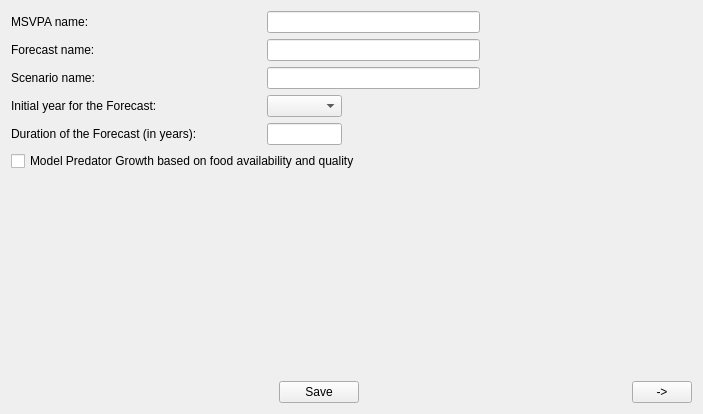
<?xml version="1.0" encoding="UTF-8"?>
<ui version="4.0">
 <class>Forecast_Tab1</class>
 <widget class="QWidget" name="Forecast_Tab1">
  <property name="geometry">
   <rect>
    <x>0</x>
    <y>0</y>
    <width>703</width>
    <height>414</height>
   </rect>
  </property>
  <property name="windowTitle">
   <string>Form</string>
  </property>
  <layout class="QVBoxLayout" name="verticalLayout">
   <item>
    <layout class="QHBoxLayout" name="horizontalLayout_52">
     <item>
      <widget class="QLabel" name="Forecast_Tab1_MsvpaNameLBL">
       <property name="sizePolicy">
        <sizepolicy hsizetype="Fixed" vsizetype="Preferred">
         <horstretch>0</horstretch>
         <verstretch>0</verstretch>
        </sizepolicy>
       </property>
       <property name="minimumSize">
        <size>
         <width>250</width>
         <height>0</height>
        </size>
       </property>
       <property name="maximumSize">
        <size>
         <width>300</width>
         <height>16777215</height>
        </size>
       </property>
       <property name="text">
        <string>MSVPA name:</string>
       </property>
      </widget>
     </item>
     <item>
      <widget class="QLineEdit" name="Forecast_Tab1_MsvpaNameLE">
       <property name="toolTip">
        <string>Select an MSVPA configuration from the MSVPA List</string>
       </property>
       <property name="statusTip">
        <string>Select an MSVPA configuration from the MSVPA List</string>
       </property>
      </widget>
     </item>
     <item>
      <spacer name="horizontalSpacer_37">
       <property name="orientation">
        <enum>Qt::Horizontal</enum>
       </property>
       <property name="sizeHint" stdset="0">
        <size>
         <width>40</width>
         <height>20</height>
        </size>
       </property>
      </spacer>
     </item>
    </layout>
   </item>
   <item>
    <layout class="QHBoxLayout" name="horizontalLayout_47">
     <item>
      <widget class="QLabel" name="Forecast_Tab1_ForecastNameLBL">
       <property name="sizePolicy">
        <sizepolicy hsizetype="Fixed" vsizetype="Preferred">
         <horstretch>0</horstretch>
         <verstretch>0</verstretch>
        </sizepolicy>
       </property>
       <property name="minimumSize">
        <size>
         <width>250</width>
         <height>0</height>
        </size>
       </property>
       <property name="maximumSize">
        <size>
         <width>300</width>
         <height>16777215</height>
        </size>
       </property>
       <property name="text">
        <string>Forecast name:</string>
       </property>
      </widget>
     </item>
     <item>
      <widget class="QLineEdit" name="Forecast_Tab1_ForecastNameLE">
       <property name="toolTip">
        <string>Select a Forecast from the Forecast List</string>
       </property>
       <property name="statusTip">
        <string>Select a Forecast from the Forecast List</string>
       </property>
       <property name="readOnly">
        <bool>false</bool>
       </property>
      </widget>
     </item>
     <item>
      <spacer name="horizontalSpacer_63">
       <property name="orientation">
        <enum>Qt::Horizontal</enum>
       </property>
       <property name="sizeHint" stdset="0">
        <size>
         <width>40</width>
         <height>20</height>
        </size>
       </property>
      </spacer>
     </item>
    </layout>
   </item>
   <item>
    <layout class="QHBoxLayout" name="horizontalLayout_48">
     <item>
      <widget class="QLabel" name="Forecast_Tab1_ScenarioNameLBL">
       <property name="sizePolicy">
        <sizepolicy hsizetype="Fixed" vsizetype="Preferred">
         <horstretch>0</horstretch>
         <verstretch>0</verstretch>
        </sizepolicy>
       </property>
       <property name="minimumSize">
        <size>
         <width>250</width>
         <height>0</height>
        </size>
       </property>
       <property name="maximumSize">
        <size>
         <width>300</width>
         <height>16777215</height>
        </size>
       </property>
       <property name="text">
        <string>Scenario name:</string>
       </property>
      </widget>
     </item>
     <item>
      <widget class="QLineEdit" name="Forecast_Tab1_ScenarioNameLE">
       <property name="toolTip">
        <string>Enter the name of the Scenario</string>
       </property>
       <property name="statusTip">
        <string>Enter the name of the Scenario</string>
       </property>
      </widget>
     </item>
     <item>
      <spacer name="horizontalSpacer_64">
       <property name="orientation">
        <enum>Qt::Horizontal</enum>
       </property>
       <property name="sizeHint" stdset="0">
        <size>
         <width>40</width>
         <height>20</height>
        </size>
       </property>
      </spacer>
     </item>
    </layout>
   </item>
   <item>
    <layout class="QHBoxLayout" name="horizontalLayout_50">
     <item>
      <widget class="QLabel" name="Forecast_Tab1_InitialYearLBL">
       <property name="sizePolicy">
        <sizepolicy hsizetype="Fixed" vsizetype="Preferred">
         <horstretch>0</horstretch>
         <verstretch>0</verstretch>
        </sizepolicy>
       </property>
       <property name="minimumSize">
        <size>
         <width>250</width>
         <height>0</height>
        </size>
       </property>
       <property name="maximumSize">
        <size>
         <width>250</width>
         <height>16777215</height>
        </size>
       </property>
       <property name="text">
        <string>Initial year for the Forecast:</string>
       </property>
      </widget>
     </item>
     <item>
      <widget class="QComboBox" name="Forecast_Tab1_InitialYearCMB">
       <property name="sizePolicy">
        <sizepolicy hsizetype="Fixed" vsizetype="Fixed">
         <horstretch>0</horstretch>
         <verstretch>0</verstretch>
        </sizepolicy>
       </property>
       <property name="minimumSize">
        <size>
         <width>75</width>
         <height>0</height>
        </size>
       </property>
       <property name="maximumSize">
        <size>
         <width>75</width>
         <height>16777215</height>
        </size>
       </property>
       <property name="toolTip">
        <string>Select the initial year for the Forecast</string>
       </property>
       <property name="statusTip">
        <string>Select the initial year for the Forecast</string>
       </property>
      </widget>
     </item>
     <item>
      <spacer name="horizontalSpacer_65">
       <property name="orientation">
        <enum>Qt::Horizontal</enum>
       </property>
       <property name="sizeHint" stdset="0">
        <size>
         <width>40</width>
         <height>20</height>
        </size>
       </property>
      </spacer>
     </item>
    </layout>
   </item>
   <item>
    <layout class="QHBoxLayout" name="horizontalLayout_51">
     <item>
      <widget class="QLabel" name="Forecast_Tab1_NumYearsLBL">
       <property name="sizePolicy">
        <sizepolicy hsizetype="Fixed" vsizetype="Preferred">
         <horstretch>0</horstretch>
         <verstretch>0</verstretch>
        </sizepolicy>
       </property>
       <property name="minimumSize">
        <size>
         <width>250</width>
         <height>0</height>
        </size>
       </property>
       <property name="maximumSize">
        <size>
         <width>250</width>
         <height>16777215</height>
        </size>
       </property>
       <property name="text">
        <string>Duration of the Forecast (in years):</string>
       </property>
      </widget>
     </item>
     <item>
      <widget class="QLineEdit" name="Forecast_Tab1_NumYearsLE">
       <property name="sizePolicy">
        <sizepolicy hsizetype="Fixed" vsizetype="Fixed">
         <horstretch>0</horstretch>
         <verstretch>0</verstretch>
        </sizepolicy>
       </property>
       <property name="minimumSize">
        <size>
         <width>75</width>
         <height>0</height>
        </size>
       </property>
       <property name="maximumSize">
        <size>
         <width>75</width>
         <height>16777215</height>
        </size>
       </property>
       <property name="toolTip">
        <string>The duration must be between 3 and 20 years, inclusive.  Forecasts longer than 20 years may be supported in future releases.</string>
       </property>
       <property name="statusTip">
        <string>The duration must be between 3 and 20 years, inclusive.  Forecasts longer than 20 years may be supported in future releases.</string>
       </property>
      </widget>
     </item>
     <item>
      <spacer name="horizontalSpacer_41">
       <property name="orientation">
        <enum>Qt::Horizontal</enum>
       </property>
       <property name="sizeHint" stdset="0">
        <size>
         <width>40</width>
         <height>20</height>
        </size>
       </property>
      </spacer>
     </item>
    </layout>
   </item>
   <item>
    <widget class="QCheckBox" name="Forecast_Tab1_PredatorGrowthCB">
     <property name="toolTip">
      <string>Check this box if you want to model predator growth</string>
     </property>
     <property name="statusTip">
      <string>Check this box if you want to model predator growth</string>
     </property>
     <property name="text">
      <string>Model Predator Growth based on food availability and quality</string>
     </property>
    </widget>
   </item>
   <item>
    <spacer name="verticalSpacer_11">
     <property name="orientation">
      <enum>Qt::Vertical</enum>
     </property>
     <property name="sizeHint" stdset="0">
      <size>
       <width>20</width>
       <height>149</height>
      </size>
     </property>
    </spacer>
   </item>
   <item>
    <layout class="QHBoxLayout" name="horizontalLayout_46">
     <item>
      <spacer name="horizontalSpacer_99">
       <property name="orientation">
        <enum>Qt::Horizontal</enum>
       </property>
       <property name="sizeHint" stdset="0">
        <size>
         <width>40</width>
         <height>20</height>
        </size>
       </property>
      </spacer>
     </item>
     <item>
      <widget class="QPushButton" name="Forecast_Tab1_SavePB">
       <property name="toolTip">
        <string>Save the above defined Forecast and Scenario. (Every Forecast needs at least 1 Scenario.)</string>
       </property>
       <property name="statusTip">
        <string>Save the above defined Forecast and Scenario. (Every Forecast needs at least 1 Scenario.)</string>
       </property>
       <property name="text">
        <string>Save</string>
       </property>
      </widget>
     </item>
     <item>
      <spacer name="verticalSpacer_28">
       <property name="orientation">
        <enum>Qt::Horizontal</enum>
       </property>
       <property name="sizeType">
        <enum>QSizePolicy::Expanding</enum>
       </property>
       <property name="sizeHint" stdset="0">
        <size>
         <width>48</width>
         <height>20</height>
        </size>
       </property>
      </spacer>
     </item>
     <item>
      <widget class="QPushButton" name="Forecast_Tab1_NextPB">
       <property name="sizePolicy">
        <sizepolicy hsizetype="Fixed" vsizetype="Fixed">
         <horstretch>0</horstretch>
         <verstretch>0</verstretch>
        </sizepolicy>
       </property>
       <property name="minimumSize">
        <size>
         <width>60</width>
         <height>0</height>
        </size>
       </property>
       <property name="maximumSize">
        <size>
         <width>60</width>
         <height>16777215</height>
        </size>
       </property>
       <property name="toolTip">
        <string>Go to next tab page</string>
       </property>
       <property name="statusTip">
        <string>Go to next tab page</string>
       </property>
       <property name="text">
        <string>-&gt;</string>
       </property>
      </widget>
     </item>
    </layout>
   </item>
  </layout>
 </widget>
 <resources/>
 <connections/>
</ui>
